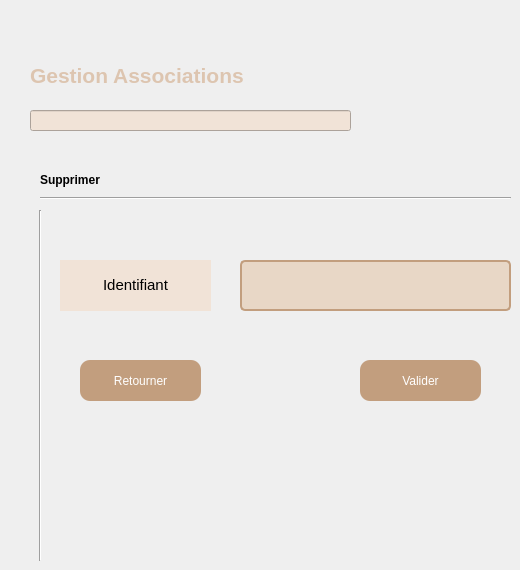
        <widget class="QWidget" name="page_43">
         <widget class="QLabel" name="jffd_3">
          <property name="geometry">
           <rect>
            <x>30</x>
            <y>50</y>
            <width>351</width>
            <height>51</height>
           </rect>
          </property>
          <property name="font">
           <font>
            <pointsize>14</pointsize>
            <weight>75</weight>
            <bold>true</bold>
           </font>
          </property>
          <property name="styleSheet">
           <string notr="true"/>
          </property>
          <property name="text">
           <string>&lt;html&gt;&lt;head/&gt;&lt;body&gt;&lt;p&gt;&lt;span style=&quot; font-size:16pt; color:#ddc5b0;&quot;&gt;Gestion Associations&lt;/span&gt;&lt;/p&gt;&lt;/body&gt;&lt;/html&gt;</string>
          </property>
         </widget>
         <widget class="QLineEdit" name="lineEdit_8">
          <property name="geometry">
           <rect>
            <x>30</x>
            <y>110</y>
            <width>321</width>
            <height>21</height>
           </rect>
          </property>
          <property name="styleSheet">
           <string notr="true">background-color: rgb(241, 227, 215);</string>
          </property>
          <property name="text">
           <string/>
          </property>
         </widget>
         <widget class="QLabel" name="label_ajouter_9">
          <property name="geometry">
           <rect>
            <x>40</x>
            <y>170</y>
            <width>231</width>
            <height>21</height>
           </rect>
          </property>
          <property name="text">
           <string>&lt;html&gt;&lt;head/&gt;&lt;body&gt;&lt;p&gt;&lt;span style=&quot; font-weight:600; color:#000000;&quot;&gt;Supprimer&lt;/span&gt;&lt;/p&gt;&lt;/body&gt;&lt;/html&gt;</string>
          </property>
         </widget>
         <widget class="Line" name="line_23">
          <property name="geometry">
           <rect>
            <x>40</x>
            <y>190</y>
            <width>471</width>
            <height>16</height>
           </rect>
          </property>
          <property name="orientation">
           <enum>Qt::Horizontal</enum>
          </property>
         </widget>
         <widget class="Line" name="line_24">
          <property name="geometry">
           <rect>
            <x>30</x>
            <y>210</y>
            <width>20</width>
            <height>351</height>
           </rect>
          </property>
          <property name="orientation">
           <enum>Qt::Vertical</enum>
          </property>
         </widget>
         <widget class="QLabel" name="label_nom_26">
          <property name="geometry">
           <rect>
            <x>60</x>
            <y>260</y>
            <width>151</width>
            <height>51</height>
           </rect>
          </property>
          <property name="styleSheet">
           <string notr="true">background-color: rgb(241, 227, 215);</string>
          </property>
          <property name="text">
           <string>&lt;html&gt;&lt;head/&gt;&lt;body&gt;&lt;p align=&quot;center&quot;&gt;&lt;span style=&quot; font-size:11pt;&quot;&gt;Identifiant&lt;/span&gt;&lt;/p&gt;&lt;/body&gt;&lt;/html&gt;</string>
          </property>
         </widget>
         <widget class="QLineEdit" name="idS_3">
          <property name="geometry">
           <rect>
            <x>240</x>
            <y>260</y>
            <width>271</width>
            <height>51</height>
           </rect>
          </property>
          <property name="styleSheet">
           <string notr="true">QLineEdit {
    border: 2px solid #C29E7E;
    border-radius: 5px;
    padding: 6px 12px;
    background-color: #E8D7C6;
}

QLineEdit:focus {
    border-color: #A48569;
}
</string>
          </property>
         </widget>
         <widget class="QPushButton" name="BackSupprimer_4">
          <property name="geometry">
           <rect>
            <x>80</x>
            <y>360</y>
            <width>121</width>
            <height>41</height>
           </rect>
          </property>
          <property name="styleSheet">
           <string notr="true">QPushButton
{
border-radius:10px;
background-color:#C29E7E;
color:white;
}
QPushButton:pressed{
padding-left:5px;
padding-top:5px;
background-color: #C29E7E;


}</string>
          </property>
          <property name="text">
           <string>Retourner</string>
          </property>
         </widget>
         <widget class="QPushButton" name="ValiderSupprimer_3">
          <property name="geometry">
           <rect>
            <x>360</x>
            <y>360</y>
            <width>121</width>
            <height>41</height>
           </rect>
          </property>
          <property name="styleSheet">
           <string notr="true">QPushButton
{
border-radius:10px;
background-color:#C29E7E;
color:white;
}
QPushButton:pressed{
padding-left:5px;
padding-top:5px;
background-color: #C29E7E;


}</string>
          </property>
          <property name="text">
           <string>Valider</string>
          </property>
         </widget>
        </widget>
